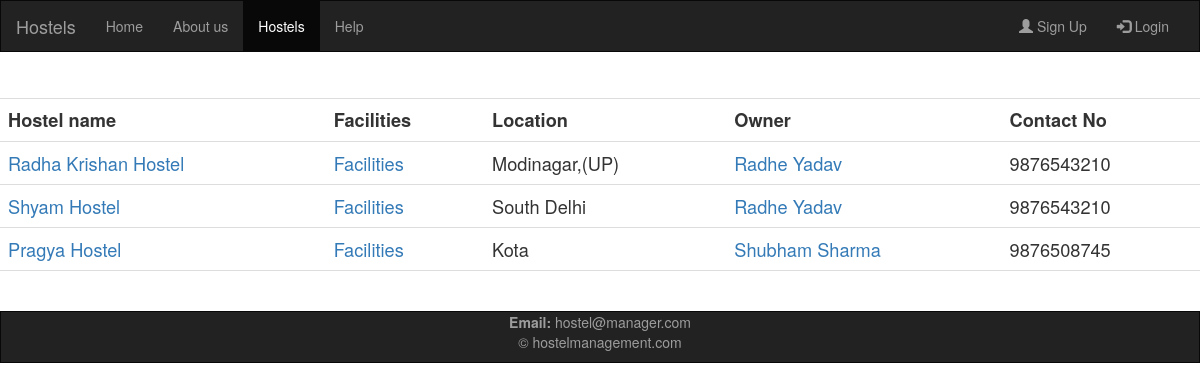
Screenshot of /hostels.php with the database file from the repository.
### tables this page shows
CREATE TABLE IF NOT EXISTS `hostel` (
  `hostel_id` int(2) NOT NULL AUTO_INCREMENT,
  `hostel_name` varchar(20) DEFAULT NULL,
  `location` varchar(15) DEFAULT NULL,
  `owner_id` int(2) DEFAULT NULL,
  PRIMARY KEY (`hostel_id`),
  KEY `owner_id` (`owner_id`)
);

CREATE TABLE IF NOT EXISTS `hostel_owner` (
  `owner_id` int(2) NOT NULL AUTO_INCREMENT,
  `name` varchar(20) DEFAULT NULL,
  `age` int(2) DEFAULT NULL,
  `sex` varchar(6) DEFAULT NULL,
  `phone_no` varchar(10) NOT NULL,
  PRIMARY KEY (`owner_id`)
);

### hostels.php (called while the page is built, shortened)
<?php
	include_once(ROOT_DIR."controller/controller.php");
	$controller = new Controller();
	$controller->invoke();
?>

### model/model.php (called while the page is built, shortened)
<?php
	include_once(ROOT_DIR."model/hostel_model.php");
	include_once(ROOT_DIR."model/hostel_owner_model.php");
	include_once(ROOT_DIR."model/connection.php");
	class Model{
		private $conn;
		public function  __construct(){
			$this->conn = new Connection();
		}
		public function getHostelList(){
			$nconn = $this->conn->getConnection();
			$sql = "SELECT * FROM hostel";
			$result = $nconn->query($sql);
			if($result->num_rows > 0){
				$hostels = array();
				$index = 0;
				while($row = $result->fetch_assoc()){
					$hostels[$index++] = new Hostel($row['hostel_id'], $row['hostel_name'], $row['location'], $row['owner_id']);
				}
				$sql = "SELECT * from hostel_owner";
				$result = $nconn->query($sql);
				$owner = array();
				$index = 0;
				if($result->num_rows > 0){
					while($row = $result->fetch_assoc()){
						$owner[$index++] = new HostelOwner($row['owner_id'], $row['name'], $row['age'], $row['sex'], $row['phone_no']);
					}
				}
				$this->conn->closeConnection();
				return array($hostels,$owner);
			}
			else{
				$this->conn->closeConnection();
				return NULL;
			}
		}
	}
?>

### model/connection.php (called while the page is built, shortened)
<?php
	class Connection{
		private $servername = 'localhost';
		private $username = 'root';
		private $password = '';
		private $databaseName= 'hostel_management';
		public function __construct(){
			$this->conn = new mysqli($this->servername, $this->username, $this->password, $this->databaseName);
		}
	}
?>

### model/hostel_model.php (called while the page is built, shortened)
<?php
	class Hostel{
		public function __construct($hostel_id, $hostel_name, $location, $owner_id)
		{
			$this->hostel_id = $hostel_id;
			$this->hostel_name = $hostel_name;
			$this->location = $location;
			$this->owner_id = $owner_id;
		}
	}
?>

### model/hostel_owner_model.php (called while the page is built, shortened)
<?php
	class HostelOwner
	{
		public function __construct($owner_id, $owner_name, $owner_age, $owner_sex, $owner_no)
		{
			$this->owner_name = $owner_name;
			$this->owner_no = $owner_no;
		}
	}
?>

### view/hostel_list.php (the view, shortened to what this page needs)
<html>
	 <head>
	    <?php
	    echo'
	    <link href="'.HTTP.'resources/css/bootstrap.min.css" rel="stylesheet">
		<link href="'.HTTP.'resources/css/index.css" rel="stylesheet" type="text/css">
	    <script src="'.HTTP.'resources/js/jquery-1.11.3.min.js"></script>
	    <script src="'.HTTP.'resources/js/bootstrap.min.js"></script>';
	    ?>
	</head>
	<body>
		<?php
			if(isset($_SESSION['student_id']))
				include_once(ROOT_DIR.'user/student/view/layout/header.php');
			else if(isset($_SESSION['owner_id']))
				include_once(ROOT_DIR.'user/owner/view/layout/header.php');
			else
				include_once(ROOT_DIR.'view/layout/header.php');
		?>
		<div class="table-responsive">
			<table class="table table-hover">
				<tr>
					<th>Hostel name</th>
					<th>Facilities</th>
					<th>Location</th>
					<th>Owner</th>
					<th>Contact No</th>
				</tr>
				<?php
					foreach ($hostels[0] as $hostel) {
						foreach($hostels[1] as $owner){
							if($owner->owner_id == $hostel->owner_id){
								$ownerName = ucwords($owner->owner_name);
								$ownerNo = $owner->owner_no;
							}
						}
						echo '<tr>
						<td><a href="'.HTTP.'hostels.php?hostelId='.$hostel->hostel_id.'">'.ucwords($hostel->hostel_name).'</a></td>
						<td><a href="'.HTTP.'hostels.php?facilities='.$hostel->hostel_id.'">Facilities</a></td>
						<td>'.ucwords($hostel->location).'</td>
						<td><a href="'.HTTP.'show_hostel_owner.php?ownerId='.$hostel->owner_id.'">'.$ownerName.'</a</td>
						<td>'.$ownerNo.'</td>
						</tr>';
					}
				?>
			</table>
		</div>
		<?php
			include(ROOT_DIR.'view/layout/footer.php');
		?>
	</body>
</html>

### view/hostel_list.php (style rules this page uses)
table { font-size: 1.3em; border-bottom: 1px solid #ddd; }
.table-responsive { margin-top: 46px; margin-bottom: 20px; }

### rows the page displays
hostel: hostel_name "Radha Krishan Hostel", location "Modinagar,(UP)", owner.name "Radhe Yadav", owner.phone_no "9876543210"
hostel: hostel_name "Shyam Hostel", location "South Delhi", owner.name "Radhe Yadav", owner.phone_no "9876543210"
hostel: hostel_name "Pragya Hostel", location "Kota", owner.name "Shubham Sharma", owner.phone_no "9876508745"
